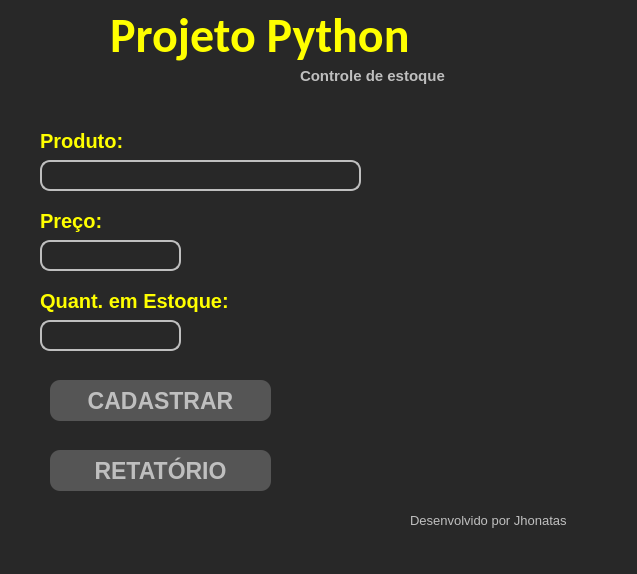
<?xml version="1.0" encoding="UTF-8"?>
<ui version="4.0">
 <class>MainWindow</class>
 <widget class="QMainWindow" name="MainWindow">
  <property name="geometry">
   <rect>
    <x>0</x>
    <y>0</y>
    <width>637</width>
    <height>574</height>
   </rect>
  </property>
  <property name="font">
   <font>
    <weight>50</weight>
    <bold>false</bold>
   </font>
  </property>
  <property name="cursor">
   <cursorShape>ArrowCursor</cursorShape>
  </property>
  <property name="windowTitle">
   <string>MainWindow</string>
  </property>
  <property name="styleSheet">
   <string notr="true">background-color: rgb(40, 40, 40);


border-radius: 10px;</string>
  </property>
  <widget class="QWidget" name="centralwidget">
   <property name="font">
    <font>
     <weight>50</weight>
     <bold>false</bold>
    </font>
   </property>
   <property name="cursor">
    <cursorShape>ArrowCursor</cursorShape>
   </property>
   <widget class="QLabel" name="nameProject">
    <property name="geometry">
     <rect>
      <x>110</x>
      <y>10</y>
      <width>321</width>
      <height>51</height>
     </rect>
    </property>
    <property name="font">
     <font>
      <family>Calibri</family>
      <pointsize>36</pointsize>
      <weight>75</weight>
      <bold>true</bold>
     </font>
    </property>
    <property name="cursor">
     <cursorShape>ArrowCursor</cursorShape>
    </property>
    <property name="styleSheet">
     <string notr="true">color: rgb(255, 255, 0);</string>
    </property>
    <property name="text">
     <string>Projeto Python</string>
    </property>
   </widget>
   <widget class="QLabel" name="label">
    <property name="geometry">
     <rect>
      <x>300</x>
      <y>60</y>
      <width>171</width>
      <height>31</height>
     </rect>
    </property>
    <property name="font">
     <font>
      <pointsize>11</pointsize>
      <weight>75</weight>
      <bold>true</bold>
     </font>
    </property>
    <property name="styleSheet">
     <string notr="true">color: rgb(191, 191, 191);
</string>
    </property>
    <property name="text">
     <string>Controle de estoque</string>
    </property>
   </widget>
   <widget class="QLabel" name="label_2">
    <property name="geometry">
     <rect>
      <x>40</x>
      <y>120</y>
      <width>101</width>
      <height>41</height>
     </rect>
    </property>
    <property name="font">
     <font>
      <pointsize>15</pointsize>
      <weight>75</weight>
      <bold>true</bold>
     </font>
    </property>
    <property name="styleSheet">
     <string notr="true">color: rgb(255, 255, 0);</string>
    </property>
    <property name="text">
     <string>Produto:</string>
    </property>
   </widget>
   <widget class="QLabel" name="label_3">
    <property name="geometry">
     <rect>
      <x>40</x>
      <y>200</y>
      <width>81</width>
      <height>41</height>
     </rect>
    </property>
    <property name="font">
     <font>
      <pointsize>15</pointsize>
      <weight>75</weight>
      <bold>true</bold>
     </font>
    </property>
    <property name="styleSheet">
     <string notr="true">color: rgb(255, 255, 0);
</string>
    </property>
    <property name="text">
     <string>Preço:</string>
    </property>
   </widget>
   <widget class="QLabel" name="label_4">
    <property name="geometry">
     <rect>
      <x>40</x>
      <y>280</y>
      <width>211</width>
      <height>41</height>
     </rect>
    </property>
    <property name="font">
     <font>
      <pointsize>15</pointsize>
      <weight>75</weight>
      <bold>true</bold>
     </font>
    </property>
    <property name="styleSheet">
     <string notr="true">color: rgb(255, 255, 0);
</string>
    </property>
    <property name="text">
     <string>Quant. em Estoque:</string>
    </property>
   </widget>
   <widget class="QLineEdit" name="txtProduto">
    <property name="geometry">
     <rect>
      <x>40</x>
      <y>160</y>
      <width>321</width>
      <height>31</height>
     </rect>
    </property>
    <property name="styleSheet">
     <string notr="true">color: rgb(191, 191, 191);
font: 14pt &quot;MS Shell Dlg 2&quot;;
border: 2px solid #BFBFBF</string>
    </property>
    <property name="text">
     <string/>
    </property>
   </widget>
   <widget class="QLineEdit" name="txtPreco">
    <property name="geometry">
     <rect>
      <x>40</x>
      <y>240</y>
      <width>141</width>
      <height>31</height>
     </rect>
    </property>
    <property name="styleSheet">
     <string notr="true">color: rgb(191, 191, 191);
font: 14pt &quot;MS Shell Dlg 2&quot;;
border: 2px solid #BFBFBF</string>
    </property>
   </widget>
   <widget class="QLineEdit" name="txtEstoque">
    <property name="geometry">
     <rect>
      <x>40</x>
      <y>320</y>
      <width>141</width>
      <height>31</height>
     </rect>
    </property>
    <property name="styleSheet">
     <string notr="true">color: rgb(191, 191, 191);
font: 14pt &quot;MS Shell Dlg 2&quot;;
border: 2px solid #BFBFBF</string>
    </property>
   </widget>
   <widget class="QPushButton" name="btnCadastrar">
    <property name="geometry">
     <rect>
      <x>50</x>
      <y>380</y>
      <width>221</width>
      <height>41</height>
     </rect>
    </property>
    <property name="font">
     <font>
      <pointsize>17</pointsize>
      <weight>75</weight>
      <bold>true</bold>
     </font>
    </property>
    <property name="styleSheet">
     <string notr="true">background-color: rgb(85, 85, 85);
color: rgb(191, 191, 191);</string>
    </property>
    <property name="text">
     <string>CADASTRAR</string>
    </property>
   </widget>
   <widget class="QPushButton" name="btnRelatorio">
    <property name="geometry">
     <rect>
      <x>50</x>
      <y>450</y>
      <width>221</width>
      <height>41</height>
     </rect>
    </property>
    <property name="font">
     <font>
      <pointsize>17</pointsize>
      <weight>75</weight>
      <bold>true</bold>
     </font>
    </property>
    <property name="styleSheet">
     <string notr="true">background-color: rgb(85, 85, 85);
color: rgb(191, 191, 191);</string>
    </property>
    <property name="text">
     <string>RETATÓRIO</string>
    </property>
   </widget>
   <widget class="QLabel" name="label_5">
    <property name="geometry">
     <rect>
      <x>410</x>
      <y>510</y>
      <width>161</width>
      <height>20</height>
     </rect>
    </property>
    <property name="font">
     <font>
      <pointsize>10</pointsize>
     </font>
    </property>
    <property name="styleSheet">
     <string notr="true">color: rgb(191, 191, 191);</string>
    </property>
    <property name="text">
     <string>Desenvolvido por Jhonatas</string>
    </property>
   </widget>
  </widget>
  <widget class="QMenuBar" name="menubar">
   <property name="geometry">
    <rect>
     <x>0</x>
     <y>0</y>
     <width>637</width>
     <height>21</height>
    </rect>
   </property>
  </widget>
  <widget class="QStatusBar" name="statusbar"/>
 </widget>
 <resources/>
 <connections/>
</ui>
